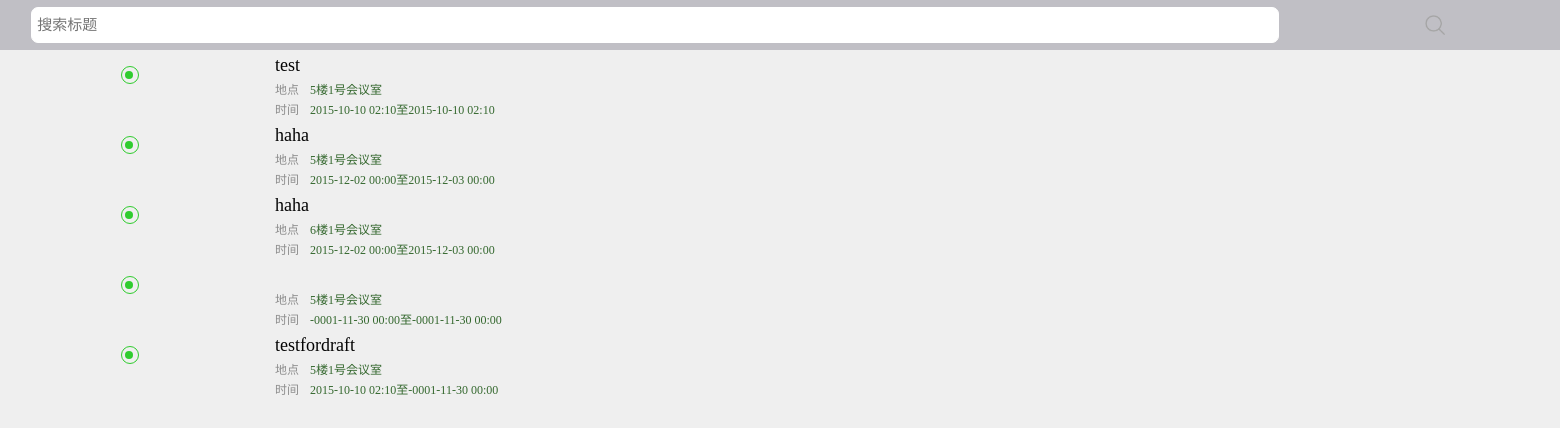
Page /meet/draft on the committed database.
### tables this page shows
CREATE TABLE `meeting` (
`mid` int(11) NOT NULL,
  `muid` int(11) NOT NULL COMMENT 'creater',
  `mplanbt` timestamp NULL DEFAULT NULL,
  `mplanet` timestamp NULL DEFAULT NULL,
  `mactbt` timestamp NULL DEFAULT NULL,
  `mactet` timestamp NULL DEFAULT NULL,
  `mrid` int(11) NOT NULL,
  `mremind` int(11) NOT NULL,
  `mchecktype` int(11) NOT NULL COMMENT '0 = location 1 = qrcode',
  `mmembernum` int(11) NOT NULL,
  `mconfirm` int(11) NOT NULL COMMENT '高层=1',
  `mattach` mediumtext NOT NULL,
  `mstate` int(11) NOT NULL COMMENT 'draft = 0 发布=1',
  `mcreatet` timestamp NOT NULL DEFAULT '0000-00-00 00:00:00',
  `mpass` int(11) NOT NULL,
  `mname` varchar(20) NOT NULL,
  `mscore` int(11) DEFAULT NULL,
  `mfilename` varchar(30) NOT NULL,
  `mfiletime` timestamp NULL DEFAULT NULL,
  `mapartment` int(11) NOT NULL
);

CREATE TABLE `room` (
`rid` int(11) NOT NULL,
  `rname` varchar(15) NOT NULL
);

### application/controllers/Meet.php (called while the page is built, shortened)
<?php
class Meet extends CI_Controller {
    public function __construct()
    {
        $this->load->helper(array('form', 'url'));
    }
	public function draft($search=false)
	{
		$this->load->model('meet_model');
		if($search===false)
			$data['list'] = $this->meet_model->getmeetlist(false,1);
		else
			$data['list'] = $this->meet_model->getmeetlist($search,1);
		$this->load->view('djjxbjhy',$data);
	}
}

### index.php (called while the page is built, shortened)
<?php
require_once BASEPATH.'core/CodeIgniter.php';

### application/models/Meet_model.php (called while the page is built, shortened)
<?php
class Meet_model extends CI_Model {
    public function getmeetlist($search,$type)
    {
    	if($search===false){
    		if($type==1){
    			$sql = "SELECT mid,muid,mplanbt,mplanet,mrid,mname,rname FROM meeting,room WHERE room.rid=meeting.mrid AND meeting.mstate=0";
    			$sql = $this->db->query($sql);
    		}
		}
		$list = $sql->result_array();
		return $list;
    }
}

### application/views/djjxbjhy.php (the view, shortened to what this page needs)
<!DOCTYPE html>
<html>
<head lang="en">
    <link rel="stylesheet" href="<?php echo base_url('css/bootstrap.min.css');?>">
    <link rel="stylesheet" href="<?php echo base_url('css/index.css');?>">
</head>
<body >
<div class="serach" >
	<input placeholder="搜索标题">
	<span></span>
</div>
<div class="container-fluid " style="margin-top:50px">
	<div class="row meetSh" >
	<?php
		foreach ($list as $r) {
			$path = base_url('meet/editdraft').'/'.$r['mid'];
	?>
	<div onclick="javascript:window.location.href='<?php echo $path;?>'">
		<div class="col-xs-2" >
			<span class="circle" >
				<i></i>
			</span>
		</div>
		<div class="col-xs-9" >
			<div class="row meetTitle" >
				<?php echo $r['mname'];?>
			</div>
			<div class="row meetTime"  >
				地点
				<span><?php echo $r['rname'];?></span>
			</div>
           <div class="row meetTime"  >
				时间
				<span><?php echo date('Y-m-d H:i',strtotime($r['mplanbt']));?>至<?php echo date('Y-m-d H:i',strtotime($r['mplanet']));?></span>
			</div>
		</div>
	</div>
	<?php
    	}
    ?>
    </div>
	<span class="nomore">已没有更多</span>
</div>
</body>
</html>

### css/index.css (style rules this page uses)
* { margin: 0; padding: 0; -webkit-tap-highlight-color:rgba(0,0,0,0); -webkit-text-size-adjust:none; word-break:break-all; font-family: "微软雅黑"; }
body { background-color:#efefef; }
.circle { height:18px;width:18px;border:1px solid #2fcc2e;border-radius:9px;position:absolute;left:50%;margin-left:-9px;margin-top:16px }
.circle i { height: 8px; width: 8px; position: absolute; background-color: #2fcc2e; border-radius: 4px; margin-left: 3.5px; margin-top: 3.5px; }
.meetTitle { height:30px;line-height:30px;font-size:18px;color:#040404;margin:0 }
.meetTime { height:20px;line-height:20px;font-size:12px;color:#8d8d8d;margin:0 }
.meetTime span { color: #33672d; margin-left: 11px; overflow: hidden; height: 20px; position: absolute; text-overflow: ellipsis; white-space: nowrap; width: 70%; }
.serach { height:50px;position:fixed;top:0;background-color:#c0bfc5;width:100%; z-index: 10; }
.serach span { height:20px; width:20px;position:absolute; background-image:url('../img/search.png') ; background-position: right; background-repeat: no-repeat; background-size: 100%; margin-top: 15px; right: 8%; margin-right: -10px; }
.serach input { width:80%;height:36px;margin-top:7px;margin-left:2%;border-radius:7px;border: 1px #fff solid;padding-left: 5px; font-size: 15px; }
.nomore { width:100%;line-height:30px;font-size:15px;color:#969696;text-align:center;margin-left: -15px;position: absolute; }

### rows in the picture
meeting: mname "test", room.rname "5楼1号会议室", mplanbt "2015-10-10 02:10", mplanet "2015-10-10 02:10"
meeting: mname "haha", room.rname "5楼1号会议室", mplanbt "2015-12-02 00:00", mplanet "2015-12-03 00:00"
meeting: mname "haha", room.rname "6楼1号会议室", mplanbt "2015-12-02 00:00", mplanet "2015-12-03 00:00"
meeting: room.rname "5楼1号会议室", mplanbt "-0001-11-30 00:00", mplanet "-0001-11-30 00:00"
meeting: mname "testfordraft", room.rname "5楼1号会议室", mplanbt "2015-10-10 02:10", mplanet "-0001-11-30 00:00"
